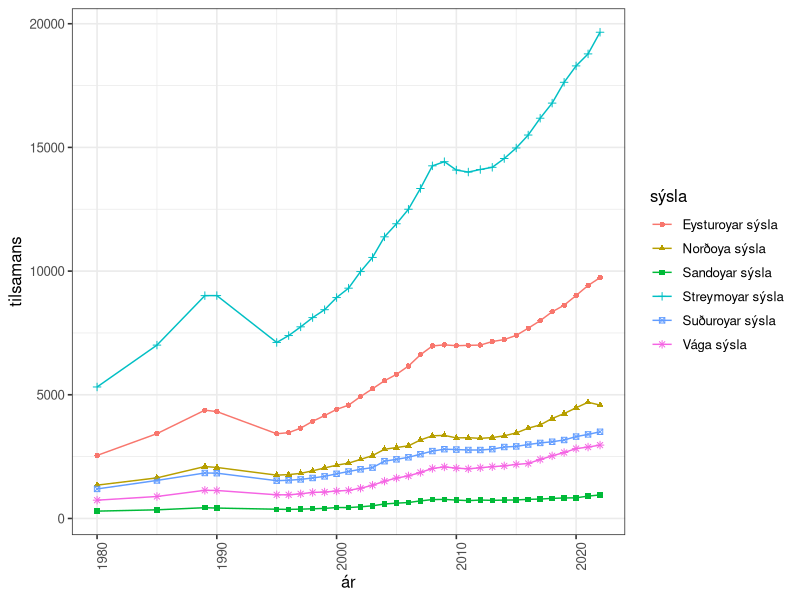
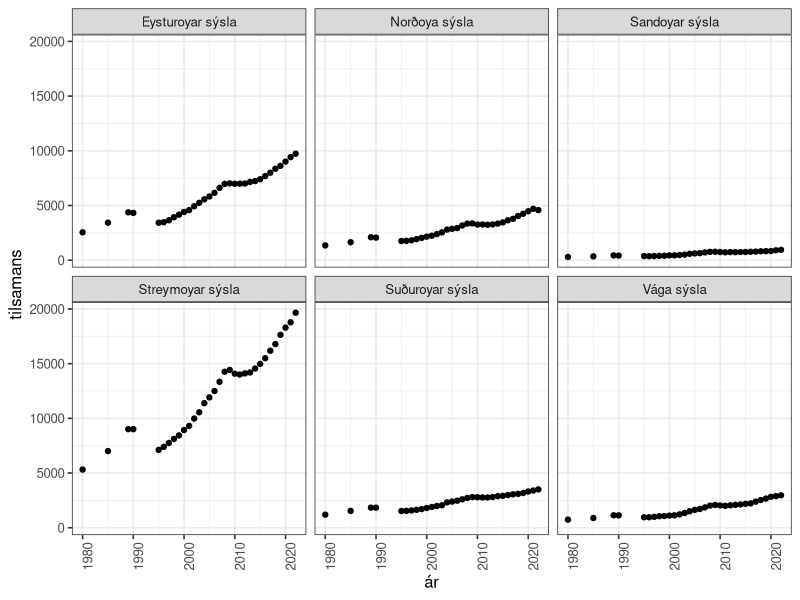
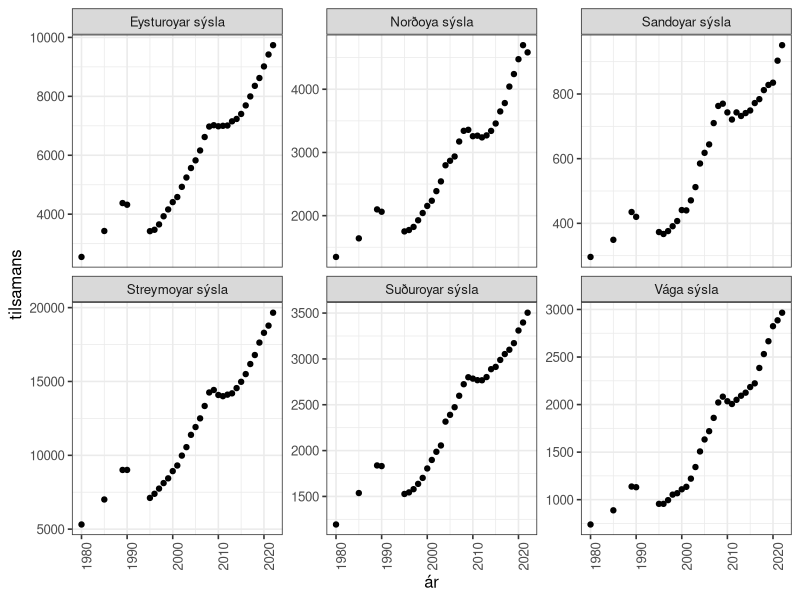
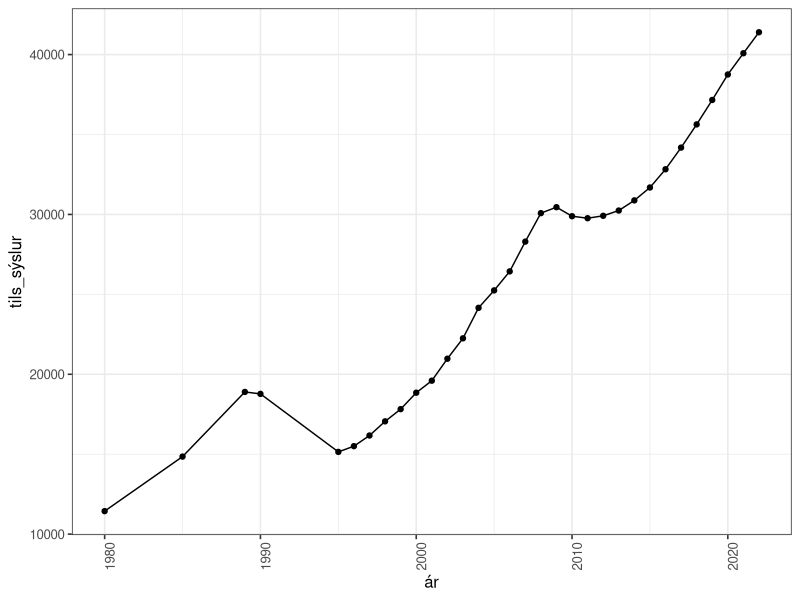
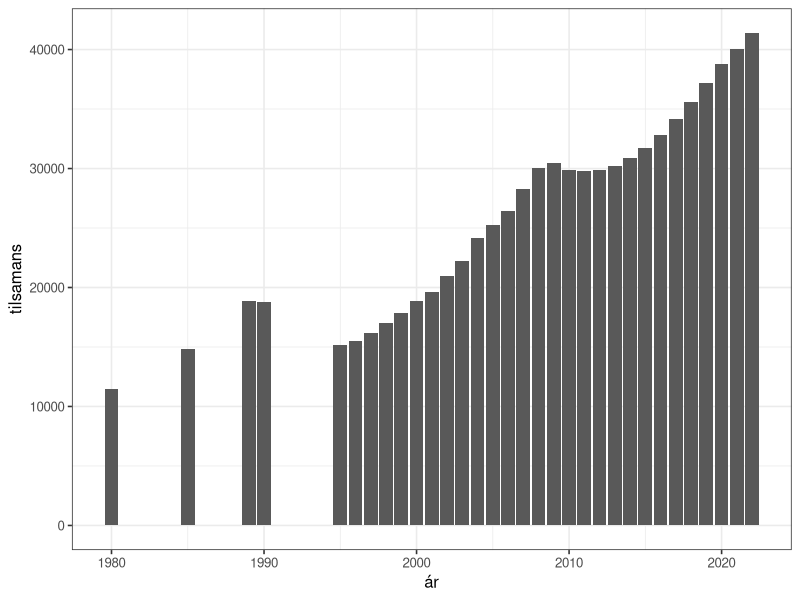
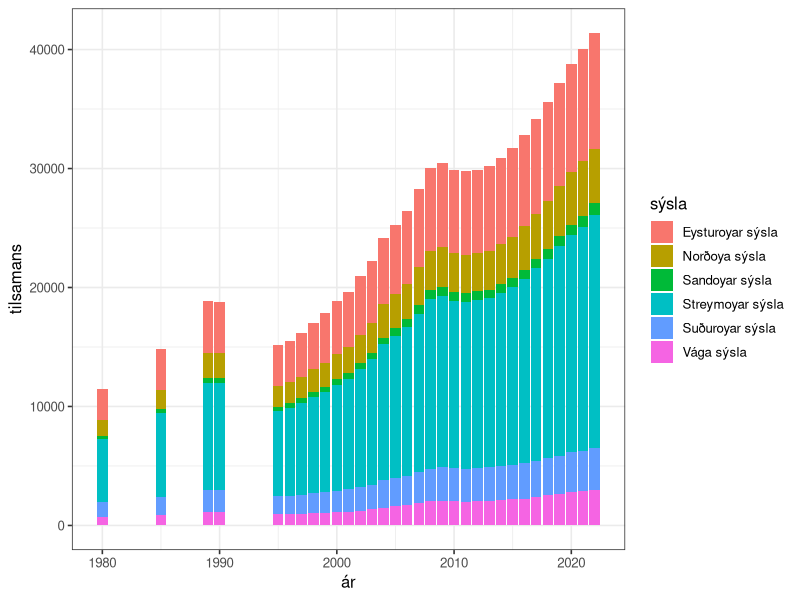
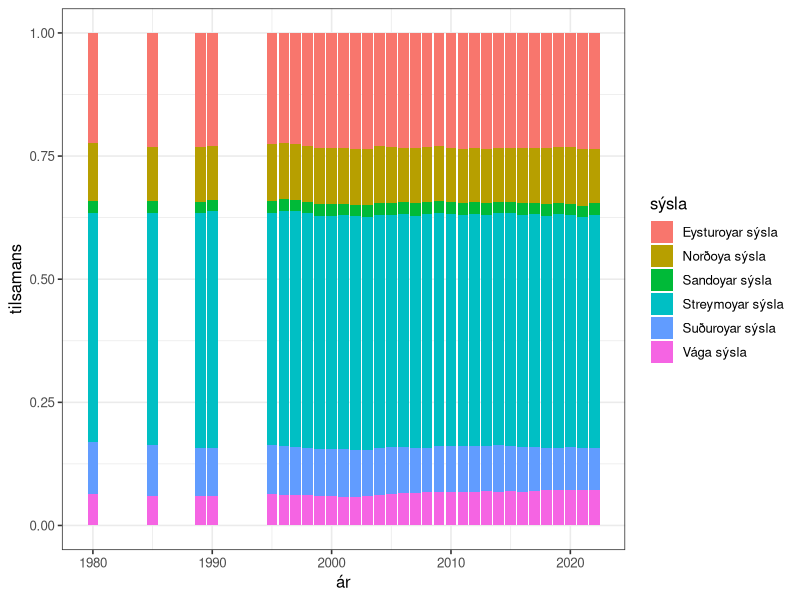
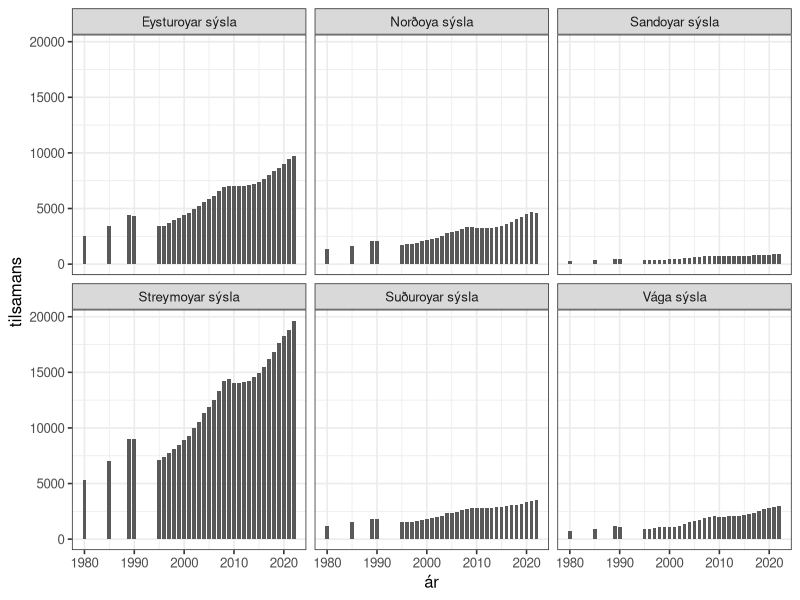

Write R code to recreate these figures, in order.
## ---- chunk 1
#install.packages("tidyverse")
## ---- chunk 2
knitr::opts_chunk$set(echo = TRUE)

options(dplyr.summarise.inform = FALSE)
library(tidyverse)


# set theme used for plotting
theme_set(theme_bw(base_size = 12))

## ---- chunk 3

akfar <- read_csv("data/akfar.csv")

## ---- chunk 4
akfar
## ---- chunk 5
akfar %>%
  arrange(desc(tilsamans)) %>%
  arrange(desc(ár))
## ---- chunk 6
ggplot(akfar) +
  geom_point(aes(x = ár, y = tilsamans, colour = sýsla, shape = sýsla)) +
  geom_line(aes(x = ár, y = tilsamans, colour = sýsla)) +
  theme(axis.text.x = element_text(angle=90))
## ---- chunk 7
ggplot(akfar) +
  geom_point(aes(x = ár, y = tilsamans)) +
  theme(axis.text.x = element_text(angle = 90)) +
  facet_wrap(~ sýsla)
## ---- chunk 8
ggplot(akfar) +
  geom_point(aes(x = ár, y = tilsamans)) +
  theme(axis.text.x = element_text(angle = 90)) +
  facet_wrap(~ sýsla,
             scales = "free_y")
## ---- chunk 9
akfar_tils <- akfar %>%
  group_by(ár, sýsla) %>%
  summarise(n_sýslur = sum(tilsamans), sýsla_teljing = n_distinct(sýsla)) %>%
  summarise(tils_sýslur = sum(n_sýslur), sýslur = length(sýsla_teljing)) #%>%
akfar_tils
## ---- chunk 10
ggplot(akfar_tils) +
  geom_point(aes(x = ár, y = tils_sýslur)) +
  geom_line(aes(x = ár, y = tils_sýslur)) +
  theme(axis.text.x = element_text(angle=90))
## ---- chunk 11
ggplot(data=akfar, aes(x = ár, y = tilsamans)) +
  geom_bar(stat='identity')
## ---- chunk 12
ggplot(data=akfar, aes(x = ár, y = tilsamans, fill = sýsla)) +
  geom_bar(stat='identity')
## ---- chunk 13
ggplot(akfar, aes(x = ár, y = tilsamans, fill = sýsla)) +
  geom_bar(stat = 'identity', position = 'fill')

## ---- chunk 14
ggplot(akfar, aes(x = ár, y = tilsamans)) +
  geom_bar(stat = 'identity', width = 0.75) +
  facet_wrap(~sýsla)
## ---- chunk 15
ggplot(akfar, aes(x = ár, y = tilsamans)) +
  geom_bar(stat = 'identity', width = 0.75) +
  facet_wrap(~sýsla,
             scales = "free_y")
## ---- chunk 16
# ár, slag, MWh
elorka <- read.csv2("data/elorka.csv", sep=",")
## ---- chunk 17
ggplot(elorka, aes(ár, MWh, color = slag, shape = slag)) +
  geom_point() +
  geom_line()
## ---- chunk 18
elorka_total <-
  elorka %>%
  group_by(ár) %>%
  summarise(Orka = sum(ifelse(is.na(MWh), 0, MWh)))
elorka_total
## ---- chunk 19
ggplot(elorka, aes(slag, MWh)) +
  geom_boxplot()
## ---- chunk 20
elorka_perioda <- elorka %>% 
  add_column("period" = cut_interval(x=elorka$ár, n=3, dig.lab=4, closed=right))
elorka_perioda
## ---- chunk 21
ggplot(elorka_perioda, aes(slag, MWh)) +
  geom_boxplot() +
  facet_wrap(~period)
## ---- chunk 22
mm_colors <- c("Blue", "Orange", "Green", "Yellow", "Red", "Brown")
mm_probs <- c(0.21, 0.20, 0.20, 0.14, 0.13, 0.12)
## ---- chunk 23
event <- replicate(10000, {
  bag <- sample(
    x = mm_colors,
    prob = mm_probs,
    size = 1
  )
  sum(bag != "Green") == 1
})
mean(event)
## ---- chunk 24
event <- replicate(10000, {
  bag <- sample(
    x = mm_colors,
    prob = mm_probs,
    size = 1
  )
  sum(bag == "Red") == 1 | sum(bag == "Orange") == 1 | sum(bag == "Yellow") == 1
})
mean(event)
## ---- chunk 25
event <- replicate(10000, {
  bag <- sample(
    x = mm_colors,
    prob = mm_probs,
    size = 4,
    replace = TRUE
  )
  sum(bag == "Blue") >= 1
})
mean(event)
## ---- chunk 26
event <- replicate(10000, {
  bag <- sample(
    x = mm_colors,
    prob = mm_probs,
    size = 6,
    replace = TRUE
  )
  sum(bag == "Blue")     == 1 &
    sum(bag == "Yellow") == 1 &
    sum(bag == "Red")    == 1 &
    sum(bag == "Orange") == 1 &
    sum(bag == "Green")  == 1 &
    sum(bag == "Brown")  == 1
})
mean(event)
## ---- chunk 27
event <- replicate(10000, {
  bag <- sample(
    x = mm_colors,
    prob = mm_probs,
    size = 30,
    replace = TRUE
  )
  sum(bag == "Blue") >= 9 & sum(bag == "Orange") >= 6
})
mean(event)
## ---- chunk 28
bloodtypes <- c("O", "A", "B", "AB")
bloodprobs <- c(0.45, 0.40, 0.11, 0.04)
## ---- chunk 29
event <- replicate(10000, {
  group <- sample(
    x = bloodtypes,
    prob = bloodprobs,
    size = 2,
    replace = TRUE
  )
  anyDuplicated(group) > 0
})
mean(event)
## ---- chunk 30
sum_dice <- replicate(10000, {
  dieRoll <- sample(1:6, 2, replace = TRUE)
  sum(dieRoll)
})
table(sum_dice)
## ---- chunk 31
two_dice <- as_tibble(sum_dice)
two_dice
## ---- chunk 32
dice_factor <- as.factor(table(sum_dice))
dice_factor
## ---- chunk 33
ggplot(two_dice, aes(x = value)) +
  geom_bar()
## ---- chunk 34
ggplot(two_dice, aes(x = value, y = after_stat(prop))) +
  geom_bar(width = 0.75)
## ---- chunk 35
p_sum <- prop.table(table(two_dice))
c_sum <- as_tibble(cumsum(p_sum))
c_sum
arrange(c_sum, desc(value))
